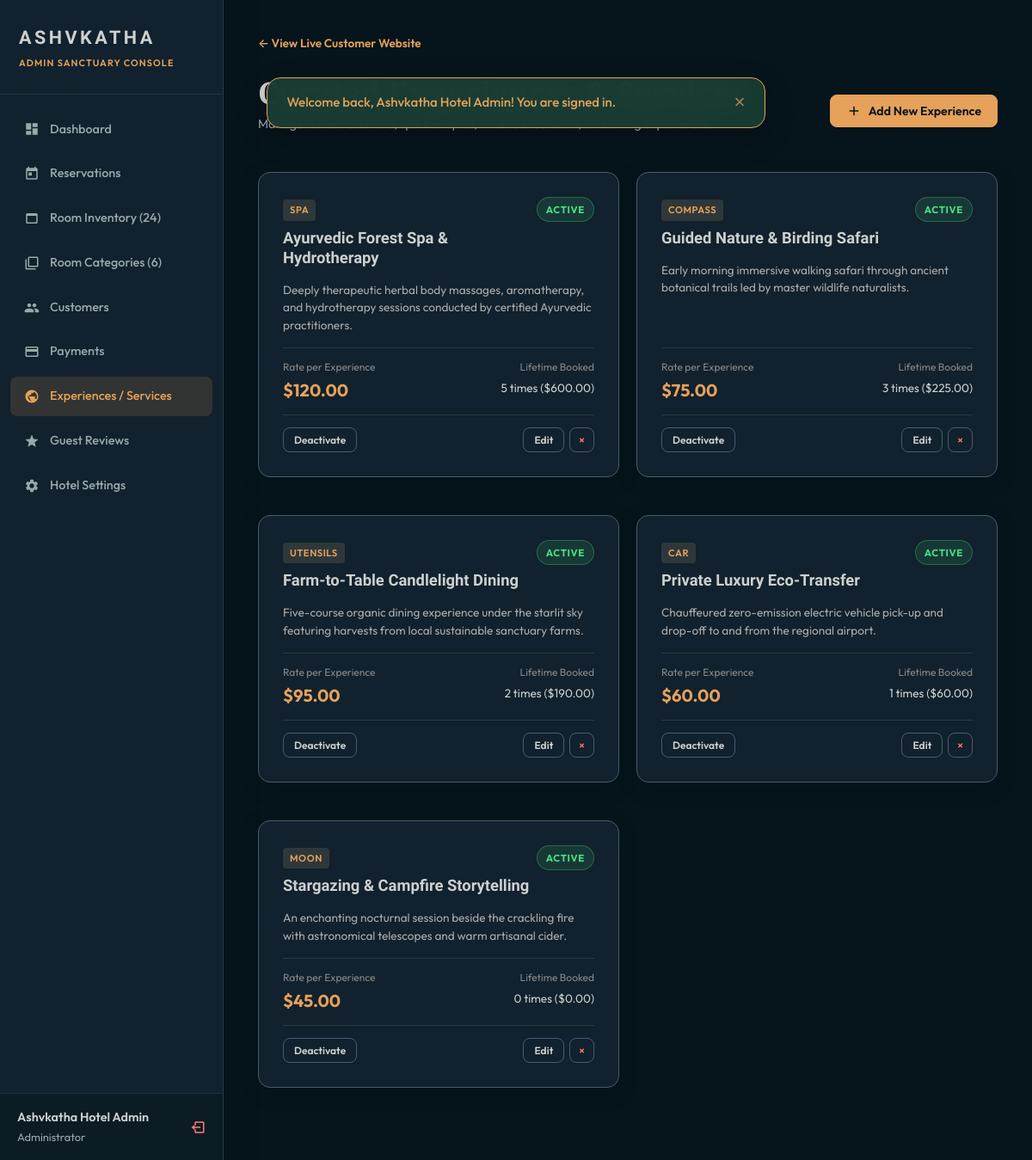
Screenshot of /admin/services.php (signed in) with the database file from the repository.
### tables this page shows
CREATE TABLE `services` (
  `id` int(11) NOT NULL AUTO_INCREMENT,
  `name` varchar(100) NOT NULL,
  `description` text NOT NULL,
  `price` decimal(10,2) NOT NULL DEFAULT 0.00,
  `icon` varchar(50) NOT NULL DEFAULT 'spa',
  `status` enum('active','inactive') NOT NULL DEFAULT 'active',
  `created_at` timestamp NOT NULL DEFAULT current_timestamp(),
  PRIMARY KEY (`id`)
);

### admin/services.php (the view, shortened to what this page needs)
<?php
require_once __DIR__ . '/header.php';
$pdo = get_db();
$services = $pdo->query("
    SELECT
        s.*,
        COUNT(bs.id) AS bookings_count,
        COALESCE(SUM(bs.total_price), 0) AS total_revenue
    FROM services s
    LEFT JOIN booking_services bs ON bs.service_id = s.id
    GROUP BY s.id
    ORDER BY s.id ASC
")->fetchAll();
?>
<div class="admin-topbar">
    <div>
        <h1 class="admin-page-title">Curated Experiences & Services</h1>
        <p class="admin-page-subtitle">Manage retreat add-ons, spa therapies, wildlife excursions, and dining experiences.</p>
    </div>
    <div>
        <button type="button" class="admin-btn admin-btn-primary" onclick="openCreateServiceModal()">
            <svg width="18" height="18" fill="currentColor" viewBox="0 0 24 24"><path d="M19 13h-6v6h-2v-6H5v-2h6V5h2v6h6v2z"/></svg>
            <span>Add New Experience</span>
        </button>
    </div>
</div>
<div style="display:grid; grid-template-columns: repeat(auto-fill, minmax(320px, 1fr)); gap:20px;">
    <?php foreach ($services as $srv): ?>
        <div class="admin-card" style="display:flex; flex-direction:column; justify-content:space-between; position:relative;">
            <div>
                <div style="display:flex; justify-content:space-between; align-items:flex-start; margin-bottom:12px;">
                    <div>
                        <span class="badge" style="background:rgba(213,185,135,0.15); color:var(--warm-gold); text-transform:uppercase; font-size:0.7rem; letter-spacing:0.05em;">
                            <?= e($srv['icon']) ?>
                        </span>
                        <h3 style="color:var(--ivory-cream); font-size:1.15rem; margin:8px 0 4px 0; font-family:'Schibsted Grotesk',sans-serif;">
                            <?= e($srv['name']) ?>
                        </h3>
                    </div>
                    <span class="status-badge <?= $srv['status'] === 'active' ? 'status-active' : 'status-inactive' ?>">
                        <?= strtoupper($srv['status']) ?>
                    </span>
                </div>
                <p style="font-size:0.85rem; color:#aaa; line-height:1.5; margin-bottom:16px;">
                    <?= e($srv['description']) ?>
                </p>
            </div>
            <div>
                <div style="display:flex; justify-content:space-between; align-items:baseline; padding:12px 0; border-top:1px solid rgba(213,185,135,0.15); border-bottom:1px solid rgba(213,185,135,0.15); margin-bottom:14px;">
                    <div>
                        <span style="font-size:0.75rem; color:#888; display:block;">Rate per Experience</span>
                        <strong style="color:var(--warm-gold); font-size:1.25rem;">
                            <?= format_currency($srv['price']) ?>
                        </strong>
                    </div>
                    <div style="text-align:right;">
                        <span style="font-size:0.75rem; color:#888; display:block;">Lifetime Booked</span>
                        <span style="font-size:0.85rem; color:var(--ivory-cream);">
                            <?= $srv['bookings_count'] ?> times (<?= format_currency($srv['total_revenue']) ?>)
                        </span>
                    </div>
                </div>
                <div style="display:flex; justify-content:space-between; align-items:center;">
                    <form method="POST" action="services.php" style="display:inline;">
                        <button type="submit" class="admin-btn admin-btn-outline" style="padding:6px 12px; font-size:0.75rem;">
                            <?= $srv['status'] === 'active' ? 'Deactivate' : 'Activate' ?>
                        </button>
                    </form>
                    <div style="display:flex; gap:6px;">
                        <button type="button" class="admin-btn admin-btn-outline" style="padding:6px 12px; font-size:0.75rem;" onclick="openEditServiceModal(<?= htmlspecialchars(json_encode($srv)) ?>)">
                            Edit
                        </button>
                        <form method="POST" action="services.php" style="display:inline;" onsubmit="return confirm('Are you sure you want to delete this experience?');">
                            <button type="submit" class="admin-btn admin-btn-outline" style="padding:6px 10px; font-size:0.75rem; color:#f87171;">
                                &times;
                            </button>
                        </form>
                    </div>
                </div>
            </div>
        </div>
    <?php endforeach; ?>
</div>
<?php require_once __DIR__ . '/footer.php'; ?>

### css/global.css (style rules this page uses)
:root { --bg-deep: #06141b; --bg-surface: #11212d; --border-slate: #4a5c6c; --text-muted: #9ba8ab; --text-main: #ccd0cf; --warm-gold: #e6a15a; --gold-hover: #d48f44; --gold-glow: rgba(230, 161, 90, 0.28); --forest-green: #11212d; --forest-dark: #0d1a24; --forest-deep: #06141b; --ivory: #ccd0cf; --ivory-light: #eef0f0; --sand-color: #4a5c6c; --charcoal: #11212d; --charcoal-dark: #06141b; --text-dark: #ccd0cf; --text-light: #ffffff; --text-soft: #ccd0cf; --glass-bg: rgba(17, 33, 45, 0.82); --glass-card: rgba(17, 33, 45, 0.90); --glass-card-hover: rgba(17, 33, 45, 0.98); --border-light: rgba(74, 92, 108, 0.45); --border-gold: rgba(230, 161, 90, 0.45); --border-dark: rgba(74, 92, 108, 0.35); --font-serif: 'Cormorant Garamond', Georgia, serif; --font-title: 'Schibsted Grotesk', -apple-system, BlinkMacSystemFont, sans-serif; --font-body: 'Outfit', -apple-system, BlinkMacSystemFont, sans-serif; --shadow-sm: 0 4px 14px rgba(6, 20, 27, 0.25); --shadow-md: 0 10px 30px rgba(6, 20, 27, 0.45); --shadow-lg: 0 20px 50px rgba(6, 20, 27, 0.65); --shadow-gold: 0 8px 25px rgba(230, 161, 90, 0.35); --radius-sm: 8px; --radius-md: 16px; --radius-lg: 24px; --radius-pill: 50px; }
*, *::before, *::after { box-sizing: border-box; margin: 0; padding: 0; }
html { scroll-behavior: smooth; font-size: 16px; scrollbar-width: thin; scrollbar-color: var(--warm-gold) var(--bg-deep); }
body { font-family: var(--font-body); background-color: var(--bg-deep); color: var(--text-main); line-height: 1.65; -webkit-font-smoothing: antialiased; -moz-osx-font-smoothing: grayscale; overflow-x: hidden; }
h1, h2, h3, h4, h5, h6 { font-family: var(--font-serif); font-weight: 700; color: var(--text-main); line-height: 1.25; }
h1 { font-size: clamp(2.4rem, 4.5vw, 4rem); }
h3 { font-size: clamp(1.4rem, 2.5vw, 2rem); }
p { color: var(--text-muted); margin-bottom: 1rem; }
.badge { display: inline-block; padding: 0.25rem 0.75rem; border-radius: 30px; font-size: 0.75rem; font-weight: 600; text-transform: uppercase; letter-spacing: 0.05em; }

### css/admin.css (style rules this page uses)
:root { --admin-sidebar-w: 260px; --admin-bg: #06141b; --admin-card: #11212d; --admin-border: #4a5c6c; --admin-text: #ccd0cf; --admin-muted: #9ba8ab; --admin-gold: #e6a15a; --admin-gold-hover:#d48f44; }
body.admin-body { background-color: var(--admin-bg); color: var(--admin-text); font-family: var(--font-body, 'Outfit', sans-serif); display: flex; min-height: 100vh; margin: 0; padding: 0; }
.admin-topbar { display: flex; justify-content: space-between; align-items: center; margin-bottom: 28px; flex-wrap: wrap; gap: 16px; }
.admin-page-title { font-family: var(--font-serif, 'Cormorant Garamond', Georgia, serif); font-size: 2.2rem; font-weight: 700; color: #ccd0cf; margin: 0; line-height: 1.2; }
.admin-page-subtitle { font-size: 0.9rem; color: #9ba8ab; margin-top: 4px; }
.admin-card { background: var(--admin-card); border-radius: 14px; padding: 28px; border: 1px solid var(--admin-border); box-shadow: 0 6px 20px rgba(6, 20, 27, 0.35); margin-bottom: 24px; }
.admin-btn { display: inline-flex; align-items: center; justify-content: center; gap: 8px; padding: 9px 18px; border-radius: 8px; font-size: 0.88rem; font-weight: 600; text-decoration: none; cursor: pointer; transition: all 0.25s ease; border: 1px solid transparent; font-family: var(--font-body, 'Outfit', sans-serif); }
.admin-btn-primary { background: var(--admin-gold); color: #06141b !important; border-color: var(--admin-gold); }
.admin-btn-outline { background: transparent; border-color: var(--admin-border); color: #ccd0cf; }
.status-badge { display: inline-flex; align-items: center; padding: 4px 10px; border-radius: 20px; font-size: 0.72rem; font-weight: 700; letter-spacing: 0.05em; text-transform: uppercase; border: 1px solid transparent; }
.status-active, .status-confirmed, .status-checked-in { background: rgba(74, 222, 128, 0.12); color: #4ade80; border-color: rgba(74, 222, 128, 0.3); }
.badge { display: inline-block; padding: 3px 8px; border-radius: 4px; font-size: 0.76rem; font-weight: 600; }

### rows the page displays
services: icon "SPA", name "Ayurvedic Forest Spa & Hydrotherapy", status "ACTIVE", description "Deeply therapeutic herbal body massages, aromatherapy, and hydrotherapy sessions conducted by certified Ayurvedic practitioners.", price "$120.00", bookings_count "5", total_revenue "$600.00", shows "Deactivate"
services: icon "COMPASS", name "Guided Nature & Birding Safari", status "ACTIVE", description "Early morning immersive walking safari through ancient botanical trails led by master wildlife naturalists.", price "$75.00", bookings_count "3", total_revenue "$225.00", shows "Deactivate"
services: icon "UTENSILS", name "Farm-to-Table Candlelight Dining", status "ACTIVE", description "Five-course organic dining experience under the starlit sky featuring harvests from local sustainable sanctuary farms.", price "$95.00", bookings_count "2", total_revenue "$190.00", shows "Deactivate"
services: icon "CAR", name "Private Luxury Eco-Transfer", status "ACTIVE", description "Chauffeured zero-emission electric vehicle pick-up and drop-off to and from the regional airport.", price "$60.00", bookings_count "1", total_revenue "$60.00", shows "Deactivate"
services: icon "MOON", name "Stargazing & Campfire Storytelling", status "ACTIVE", description "An enchanting nocturnal session beside the crackling fire with astronomical telescopes and warm artisanal cider.", price "$45.00", bookings_count "0", total_revenue "$0.00", shows "Deactivate"

### other values shown
$admin_user['name'] "Ashvkatha Hotel Admin"
$flash['message'] "Welcome back, Ashvkatha Hotel Admin! You are signed in."
